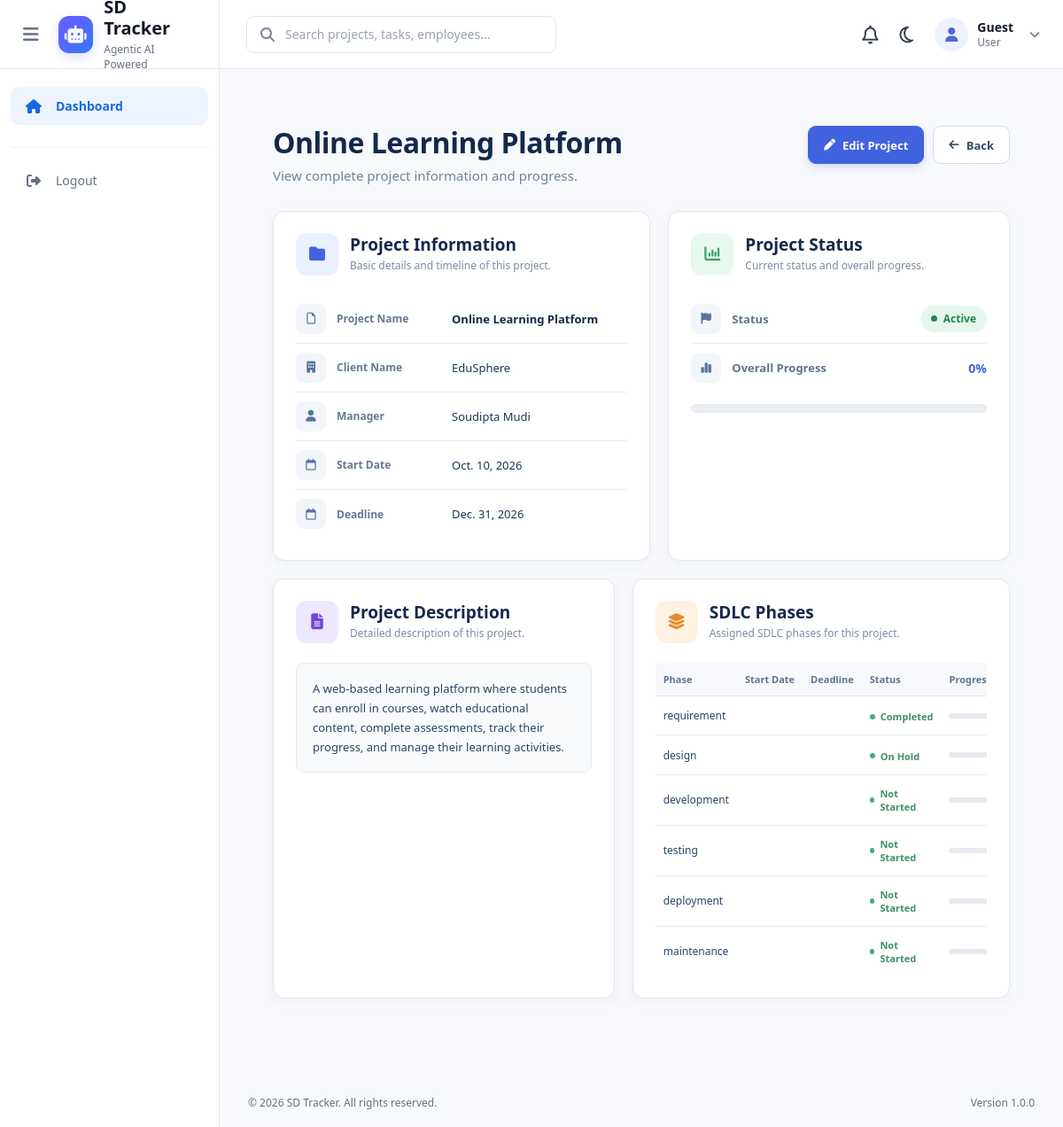
/projects/6/, run on the app's committed database.
### projects/models.py (models this page shows, shortened)
class Project(models.Model):
    STATUS_CHOICES = (
        ("planning", "Planning"),
        ("active", "Active"),
        ("on_hold", "On Hold"),
        ("completed", "Completed"),
        ("cancelled", "Cancelled"),
    )
    name = models.CharField(
        max_length=200
    )
    description = models.TextField(
        blank=True
    )
    client_name = models.CharField(
        max_length=150
    )
    start_date = models.DateField()
    deadline = models.DateField()
    status = models.CharField(
        max_length=20,
        choices=STATUS_CHOICES,
        default="planning"
    )
    manager = models.ForeignKey(
        Employee,
        on_delete=models.SET_NULL,
        null=True,
        related_name="managed_projects"
    )
    progress = models.PositiveIntegerField(
        default=0,
        validators=[MaxValueValidator(100)]
    )
    teams = models.ManyToManyField(
        Team,
        related_name="projects",
        blank=True
    )

### employees/models.py (models this page shows, shortened)
class Employee(models.Model):
    STATUS_CHOICES = (
        ("active", "Active"),
        ("on_leave", "On Leave"),
        ("inactive", "Inactive"),
    )
    user = models.OneToOneField(
        User,
        on_delete=models.CASCADE,
        related_name="employee"
    )
    employee_id = models.CharField(
        max_length=20,
        unique=True
    )
    designation = models.CharField(
        max_length=100
    )
    department = models.CharField(
        max_length=100
    )
    skills = models.TextField(
        blank=True
    )
    joining_date = models.DateField()
    status = models.CharField(
        max_length=20,
        choices=STATUS_CHOICES,
        default="active"
    )

### sdlc/models.py (models this page shows, shortened)
class SDLCPhase(models.Model):
    PHASE_CHOICES = (
        ("requirement", "Requirement Gathering"),
        ("design", "Design"),
        ("development", "Development"),
        ("testing", "Testing"),
        ("deployment", "Deployment"),
        ("maintenance", "Maintenance"),
    )
    STATUS_CHOICES = (
        ("not_started", "Not Started"),
        ("in_progress", "In Progress"),
        ("completed", "Completed"),
        ("on_hold", "On Hold"),
    )
    project = models.ForeignKey(
        Project,
        on_delete=models.CASCADE,
        related_name="phases"
    )
    phase_name = models.CharField(
        max_length=50,
        choices=PHASE_CHOICES
    )
    description = models.TextField(
        blank=True
    )
    start_date = models.DateField(
        null=True,
        blank=True
    )
    deadline = models.DateField(
        null=True,
        blank=True
    )
    status = models.CharField(
        max_length=20,
        choices=STATUS_CHOICES,
        default="not_started"
    )
    progress = models.PositiveIntegerField(
        default=0
    )
    order = models.PositiveIntegerField(
        default=1
    )
    class Meta:
        ordering = ["order"]
        constraints = [
            models.UniqueConstraint(
                fields=["project", "phase_name"],
                name="unique_phase_per_project"
            )
        ]

### projects/views.py (the view)
# urls.py: path("<int:pk>/",views.project_detail,name="project_detail"),
def project_detail(request, pk):
    project = get_object_or_404(
        Project,
        pk=pk
    )
    return render(
        request,
        "projects/project_detail.html",
        {
            "project": project
        }
    )

### projects/templates/projects/project_detail.html (shortened to what this page needs)
{% extends "base.html" %}
{% load static %}
{% block extra_css %}
<link rel="stylesheet"
      href="{% static 'css/projects/project_detail.css' %}">
{% endblock %}
{% block content %}
<div class="project-detail-page">
    <div class="page-header">
        <div>
            <h1>{{ project.name }}</h1>
            <p>
                View complete project information and progress.
            </p>
        </div>
        <div class="page-actions">
            <a
                href="{% url 'project_edit' project.id %}"
                class="btn btn-primary"
            >
                <i class="fa-solid fa-pen"></i>
                Edit Project
            </a>
            <a
                href="{% url 'project_list' %}"
                class="btn btn-secondary"
            >
                <i class="fa-solid fa-arrow-left"></i>
                Back
            </a>
        </div>
    </div>
    <div class="detail-grid top-grid">
        <div class="detail-card project-info-card">
            <div class="card-header">
                <div class="card-icon card-icon-blue">
                    <i class="fa-solid fa-folder"></i>
                </div>
                <div>
                    <h2>Project Information</h2>
                    <p>
                        Basic details and timeline of this project.
                    </p>
                </div>
            </div>
            <div class="information-list">
                <div class="information-item">
                    <div class="item-icon">
                        <i class="fa-regular fa-file"></i>
                    </div>
                    <div class="item-content">
                        <span class="detail-label">
                            Project Name
                        </span>
                        <span class="detail-value">
                            <strong>
                                {{ project.name }}
                            </strong>
                        </span>
                    </div>
                </div>
                <div class="information-item">
                    <div class="item-icon">
                        <i class="fa-solid fa-building"></i>
                    </div>
                    <div class="item-content">
                        <span class="detail-label">
                            Client Name
                        </span>
                        <span class="detail-value">
                            {{ project.client_name|default:"Not Provided" }}
                        </span>
                    </div>
                </div>
                <div class="information-item">
                    <div class="item-icon">
                        <i class="fa-solid fa-user"></i>
                    </div>
                    <div class="item-content">
                        <span class="detail-label">
                            Manager
                        </span>
                        <span class="detail-value">
                            {% if project.manager %}
                                {{ project.manager.user.get_full_name }}
                            {% else %}
                                Not Assigned
                            {% endif %}
                        </span>
                    </div>
                </div>
                <div class="information-item">
                    <div class="item-icon">
                        <i class="fa-regular fa-calendar"></i>
                    </div>
                    <div class="item-content">
                        <span class="detail-label">
                            Start Date
                        </span>
                        <span class="detail-value">
                            {% if project.start_date %}
                                {{ project.start_date|date:"M. d, Y" }}
                            {% else %}
                                Not Set
                            {% endif %}
                        </span>
                    </div>
                </div>
                <div class="information-item">
                    <div class="item-icon">
                        <i class="fa-regular fa-calendar"></i>
                    </div>
                    <div class="item-content">
                        <span class="detail-label">
                            Deadline
                        </span>
                        <span class="detail-value">
                            {% if project.deadline %}
                                {{ project.deadline|date:"M. d, Y" }}
                            {% else %}
                                Not Set
                            {% endif %}
                        </span>
                    </div>
                </div>
            </div>
        </div>
        <div class="detail-card status-card">
            <div class="card-header">
                <div class="card-icon card-icon-green">
                    <i class="fa-solid fa-chart-column"></i>
                </div>
                <div>
                    <h2>Project Status</h2>
                    <p>
                        Current status and overall progress.
                    </p>
                </div>
            </div>
            <div class="status-list">
                <div class="status-item">
                    <div class="status-item-icon">
                        <i class="fa-solid fa-flag"></i>
                    </div>
                    <span class="status-item-label">
                        Status
                    </span>
                    <span class="status {{ project.status }}">
                        <span class="status-dot"></span>
                        {{ project.get_status_display }}
                    </span>
                </div>
                <div class="status-item progress-item">
                    <div class="status-item-icon">
                        <i class="fa-solid fa-chart-simple"></i>
                    </div>
                    <span class="status-item-label">
                        Overall Progress
                    </span>
                    <span class="progress-percentage">
                        {{ project.progress }}%
                    </span>
                </div>
                <div class="progress-container">
                </div>
            </div>
        </div>
    </div>
    <div class="detail-grid bottom-grid">
        <div class="detail-card description-card">
            <div class="card-header">
                <div class="card-icon card-icon-purple">
                    <i class="fa-solid fa-file-lines"></i>
                </div>
                <div>
                    <h2>Project Description</h2>
                    <p>
                        Detailed description of this project.
                    </p>
                </div>
            </div>
            <div class="description-content">
                <p>
                    {{ project.description|default:"No description provided." }}
                </p>
            </div>
        </div>
        <div class="detail-card phases-card">
            <div class="card-header">
                <div class="card-icon card-icon-orange">
                    <i class="fa-solid fa-layer-group"></i>
                </div>
                <div>
                    <h2>SDLC Phases</h2>
                    <p>
                        Assigned SDLC phases for this project.
                    </p>
                </div>
            </div>
            {% if project.phases.all %}
                <div class="phase-table-wrapper">
                    <table class="project-table">
                        <thead>
                            <tr>
                                <th>Phase</th>
                                <th>Start Date</th>
                                <th>Deadline</th>
                                <th>Status</th>
                                <th>Progress</th>
                            </tr>
                        </thead>
                        <tbody>
                            {% for phase in project.phases.all %}
                                <tr>
                                    <td>
                                        {{ phase.phase_name }}
                                    </td>
                                    <td>
                                    </td>
                                    <td>
                                    </td>
                                    <td>
                                        <span class="phase-status">
                                            <span class="status-dot"></span>
                                            {{ phase.get_status_display }}
                                        </span>
                                    </td>
                                    <td>
                                        <div class="table-progress">
                                            <div class="table-progress-track">
                                            </div>
                                        </div>
                                    </td>
                                </tr>
                            {% endfor %}
                        </tbody>
                    </table>
                </div>
            {% endif %}
        </div>
    </div>
</div>
{% endblock %}

### static/css/style.css (style rules this page uses)
* { margin: 0; padding: 0; box-sizing: border-box; }
html { scroll-behavior: smooth; }
body { font-family: "Segoe UI", Arial, sans-serif; background: #f7f8fc; color: #172033; min-height: 100vh; }
a { text-decoration: none; color: inherit; }
.status { display: inline-flex; align-items: center; padding: 5px 9px; border-radius: 6px; font-size: 11px; font-weight: 600; }
.page-header { display: flex; align-items: center; justify-content: space-between; margin-bottom: 25px; }
.page-header h1 { font-size: 25px; color: #101828; }
.page-header p { margin-top: 5px; font-size: 13px; color: #667085; }
.btn { border: none; border-radius: 7px; padding: 10px 17px; font-size: 13px; font-weight: 600; display: inline-flex; align-items: center; gap: 7px; }
.btn-primary { background: #2563eb; color: white; }
.btn-secondary { background: white; border: 1px solid #dfe3ec; color: #344054; }

### data on the page
Project: name "Online Learning Platform", client_name "EduSphere", manager.user.get_full_name "Soudipta Mudi", start_date "Oct. 10, 2026", deadline "Dec. 31, 2026", status "Active", progress "0", description "A web-based learning platform where students can enroll in courses, watch educational content, complete assessments, track their progress, and manage their learning activities."
SDLCPhase: phase_name "requirement", status "Completed"
SDLCPhase: phase_name "design", status "On Hold"
SDLCPhase: phase_name "development", status "Not Started"
SDLCPhase: phase_name "testing", status "Not Started"
SDLCPhase: phase_name "deployment", status "Not Started"
SDLCPhase: phase_name "maintenance", status "Not Started"
